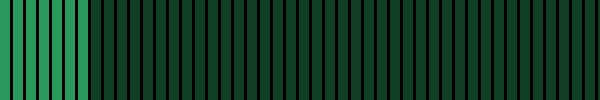
Frame 1 (no input)
Frame 60 (the mouse pressed at the canvas centre just before this capture): identical to frame 1, image omitted
Frame 120 (the mouse held since frame 60 and released just before this capture): identical to frame 1, image omitted

The Processing sketch that drew this single still picture (run headless with seeded random() and noise(); from frame 60 on, the mouse is pressed at the canvas centre):

// Processing sketch: prograss
// ── prograss.pde
void setup() {
    size(600,100);
    background(0, 0, 0);

    for (int i = 0; i < width; i=i+13) {
        fill(55,209,123,77);
        noStroke();
        rect(0+i, 0, 10, height);
    }
    for (int i = 0; i < width*15/100; i=i+13) {
        fill(55,209,123,160);
        noStroke();
        rect(0+i, 0, 10, height);
    }
}

void draw() {
    
}
